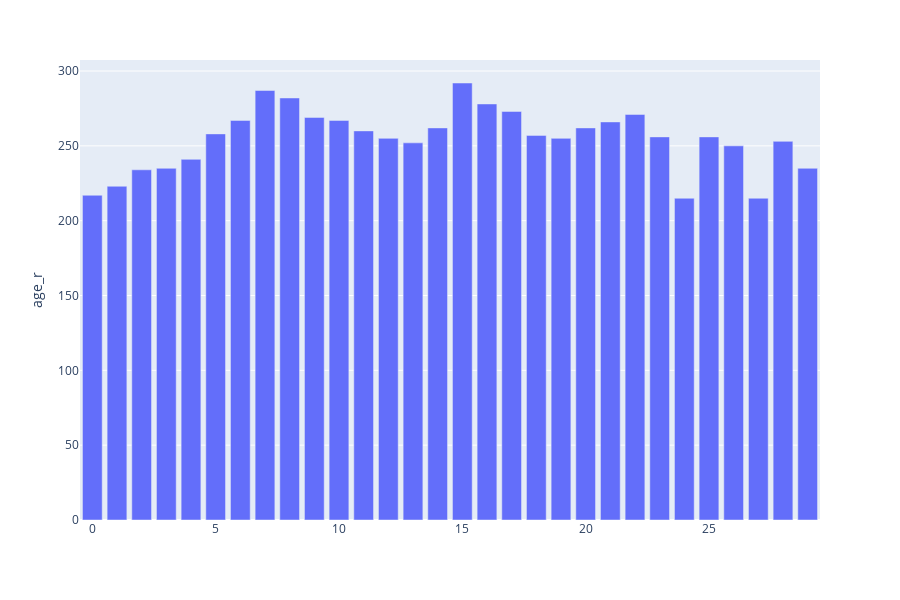

The code cell stored with this chart in its notebook:
### Markdown cell above
Select the `age_r` column from `resp` and print the value counts.  How old are the youngest and oldest respondents?

### Code cell
px.bar(resp['age_r'].value_counts().sort_index().to_frame(), y='age_r')

### Figure 1 — Plotly figure (JSON) as saved in the notebook; plotly's stock layout.template omitted (floating-point values rounded to 4 significant figures)
{"data": [{"alignmentgroup": "True", "hoverlabel": {"namelength": 0}, "hovertemplate": "age_r=%{y}", "legendgroup": "", "marker": {"color": "#636efa"}, "name": "", "offsetgroup": "", "orientation": "v", "showlegend": false, "textposition": "auto", "type": "bar", "uid": "68457d9d-d9c8-48c4-b2df-c85b0e34e893", "xaxis": "x", "y": [217, 223, 234, 235, 241, 258, 267, 287, 282, 269, 267, 260, 255, 252, 262, 292, 278, 273, 257, 255, 262, 266, 271, 256, 215, 256, 250, 215, 253, 235], "yaxis": "y"}], "layout": {"barmode": "relative", "grid": {"xaxes": ["x"], "xgap": 0.1, "xside": "bottom", "yaxes": ["y"], "ygap": 0.1, "yside": "left"}, "height": 600, "legend": {"tracegroupgap": 0}, "margin": {"t": 60}, "yaxis": {"title": {"text": "age_r"}}}}
